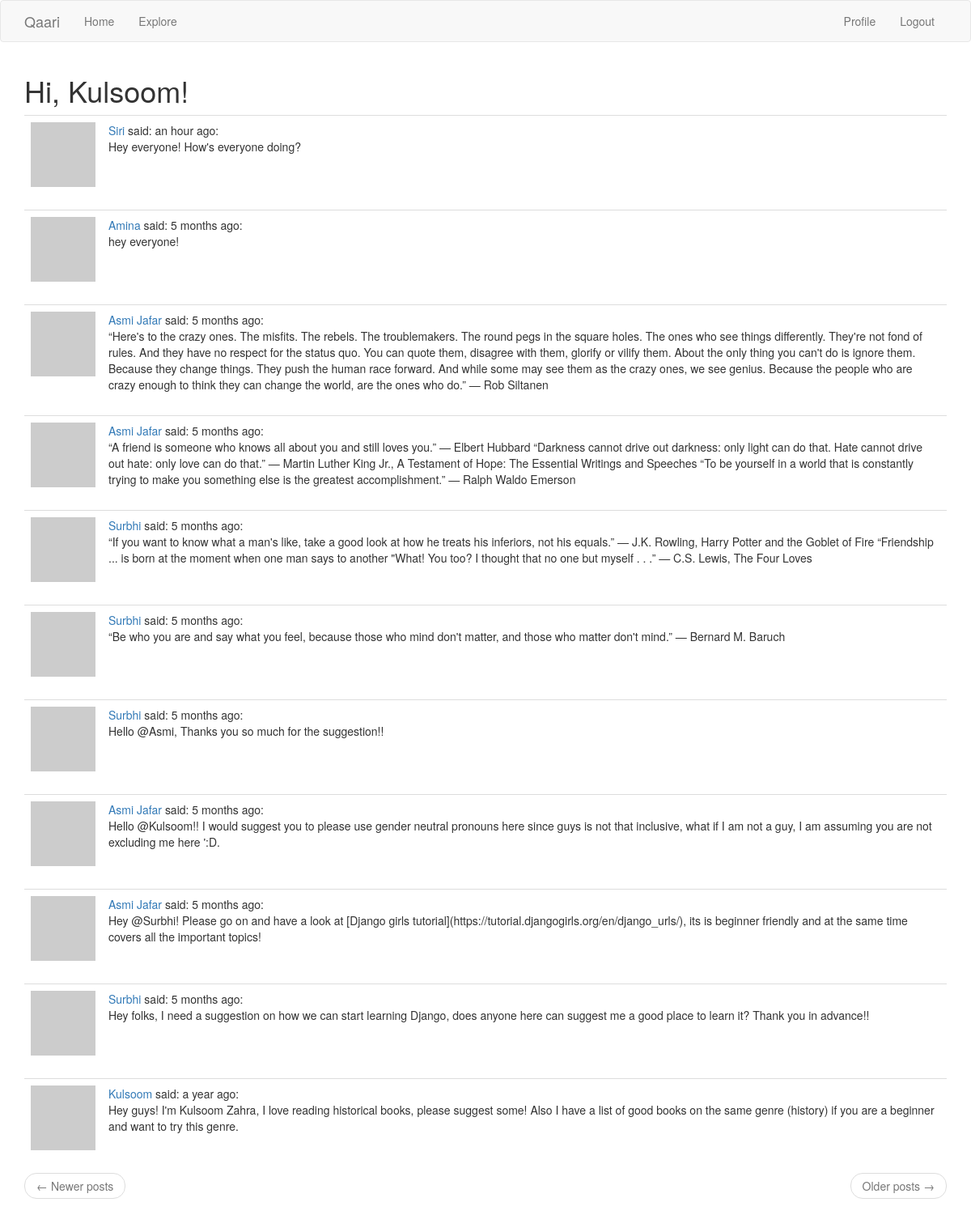
Page /explore (signed in) on the committed database.
### app/models.py (models this page shows, shortened)
class User(UserMixin, db.Model):
    id = db.Column(db.Integer, primary_key=True)
    username = db.Column(db.String(64), index=True, unique=True)
    email = db.Column(db.String(120), index=True, unique=True)
    password_hash = db.Column(db.String(128))
    about_me = db.Column(db.String(140))
    last_seem = db.Column(db.DateTime, default=datetime.utcnow)
    posts = db.relationship('Post', backref='author', lazy='dynamic')
    followed = db.relationship(
        'User', secondary=followers,
        primaryjoin=(followers.c.follower_id == id),
        secondaryjoin=(followers.c.followed_id == id),
        backref=db.backref('followers', lazy='dynamic'), lazy='dynamic')
    def avatar(self, size):
        digest = md5(self.email.lower().encode('utf-8')).hexdigest()
        return 'https://www.gravatar.com/avatar/{}?d=identicon&s={}'.format(
            digest, size)

class Post(db.Model):
    id = db.Column(db.Integer, primary_key=True)
    body = db.Column(db.String(140))
    timestamp = db.Column(db.DateTime, index=True, default=datetime.utcnow)
    user_id = db.Column(db.Integer, db.ForeignKey('user.id'))

### app/main/routes.py (the view)
@bp.route('/explore')
@login_required
def explore():
    page = request.args.get('page', 1, type=int)
    posts = Post.query.order_by(Post.timestamp.desc()).paginate(
        page, current_app.config['POSTS_PER_PAGE'], False)
    next_url = url_for('main.explore', page=posts.next_num) \
        if posts.has_next else None
    prev_url = url_for('main.explore', page=posts.prev_num) \
        if posts.has_prev else None
    return render_template('index.html', title=('Explore'),
                           posts=posts.items, next_url=next_url,
                           prev_url=prev_url)

### app/main/routes.py (called while the page is built)
@bp.before_app_request
def before_request():
    if current_user.is_authenticated:
        current_user.last_seen = datetime.utcnow()
        db.session.commit()

### app/models.py (called while the page is built)
@login.user_loader
def load_user(id):
    return User.query.get(int(id))

### app/templates/index.html (shortened to what this page needs)
{% extends "base.html" %}
{% import 'bootstrap/wtf.html' as wtf %}
{% block app_content %}
    <h1>Hi, {{ current_user.username }}!</h1>
    {% for post in posts %}
        {% include '_post.html' %}
    {% endfor %}
    <nav aria-label="...">
        <ul class="pager">
            <li class="previous{% if not prev_url %} disabled{% endif %}">
                <a href="{{ prev_url or '#' }}">
                    <span aria-hidden="true">&larr;</span> Newer posts
                </a>
            </li>
            <li class="next{% if not next_url %} disabled{% endif %}">
                <a href="{{ next_url or '#' }}">
                    Older posts <span aria-hidden="true">&rarr;</span>
                </a>
            </li>
        </ul>
    </nav>
{% endblock %}

### app/templates/_post.html
    <table class="table table-hover">
        <tr>
            <td width="70px">
                <a href="{{ url_for('main.user', username=post.author.username) }}">
                    <img src="{{ post.author.avatar(70) }}" />
                </a>
            </td>
            <td>
                <a href="{{ url_for('main.user', username=post.author.username) }}">
                    {{ post.author.username }}
                </a>
                said: {{ moment(post.timestamp).fromNow() }}:
                <br>
                <span id="post{{ post.id }}">{{ post.body }}</span>
            </td>
        </tr>
    </table>

### rows in the picture
User: username "Kulsoom"
Post: author.username "Siri", timestamp "an hour ago", body "Hey everyone! How's everyone doing?"
Post: author.username "Amina", timestamp "5 months ago", body "hey everyone!"
Post: author.username "Asmi Jafar", timestamp "5 months ago", body "“Here's to the crazy ones. The misfits. The rebels. The troublemakers. The round pegs in the square holes. The ones who see things differently. They're not fond of rules. And they have no respect for the status quo. You can quote them, disagree with them, glorify or vilify them. About the only thing you can't do is ignore them. Because they change things. They push the human race forward. And while some may see them as the crazy ones, we see genius. Because the people who are crazy enough to think they can change the world, are the ones who do.” ― Rob Siltanen"
Post: author.username "Asmi Jafar", timestamp "5 months ago", body "“A friend is someone who knows all about you and still loves you.” ― Elbert Hubbard “Darkness cannot drive out darkness: only light can do that. Hate cannot drive out hate: only love can do that.” ― Martin Luther King Jr., A Testament of Hope: The Essential Writings and Speeches “To be yourself in a world that is constantly trying to make you something else is the greatest accomplishment.” ― Ralph Waldo Emerson"
Post: author.username "Surbhi", timestamp "5 months ago", body "“If you want to know what a man's like, take a good look at how he treats his inferiors, not his equals.” ― J.K. Rowling, Harry Potter and the Goblet of Fire “Friendship ... is born at the moment when one man says to another \"What! You too? I thought that no one but myself . . .” ― C.S. Lewis, The Four Loves"
Post: author.username "Surbhi", timestamp "5 months ago", body "“Be who you are and say what you feel, because those who mind don't matter, and those who matter don't mind.” ― Bernard M. Baruch"
Post: author.username "Surbhi", timestamp "5 months ago", body "Hello @Asmi, Thanks you so much for the suggestion!!"
Post: author.username "Asmi Jafar", timestamp "5 months ago", body "Hello @Kulsoom!! I would suggest you to please use gender neutral pronouns here since guys is not that inclusive, what if I am not a guy, I am assuming you are not excluding me here ':D."
Post: author.username "Asmi Jafar", timestamp "5 months ago", body "Hey @Surbhi! Please go on and have a look at [Django girls tutorial](https://tutorial.djangogirls.org/en/django_urls/), its is beginner friendly and at the same time covers all the important topics!"
Post: author.username "Surbhi", timestamp "5 months ago", body "Hey folks, I need a suggestion on how we can start learning Django, does anyone here can suggest me a good place to learn it? Thank you in advance!!"
Post: author.username "Kulsoom", timestamp "a year ago", body "Hey guys! I'm Kulsoom Zahra, I love reading historical books, please suggest some! Also I have a list of good books on the same genre (history) if you are a beginner and want to try this genre."
